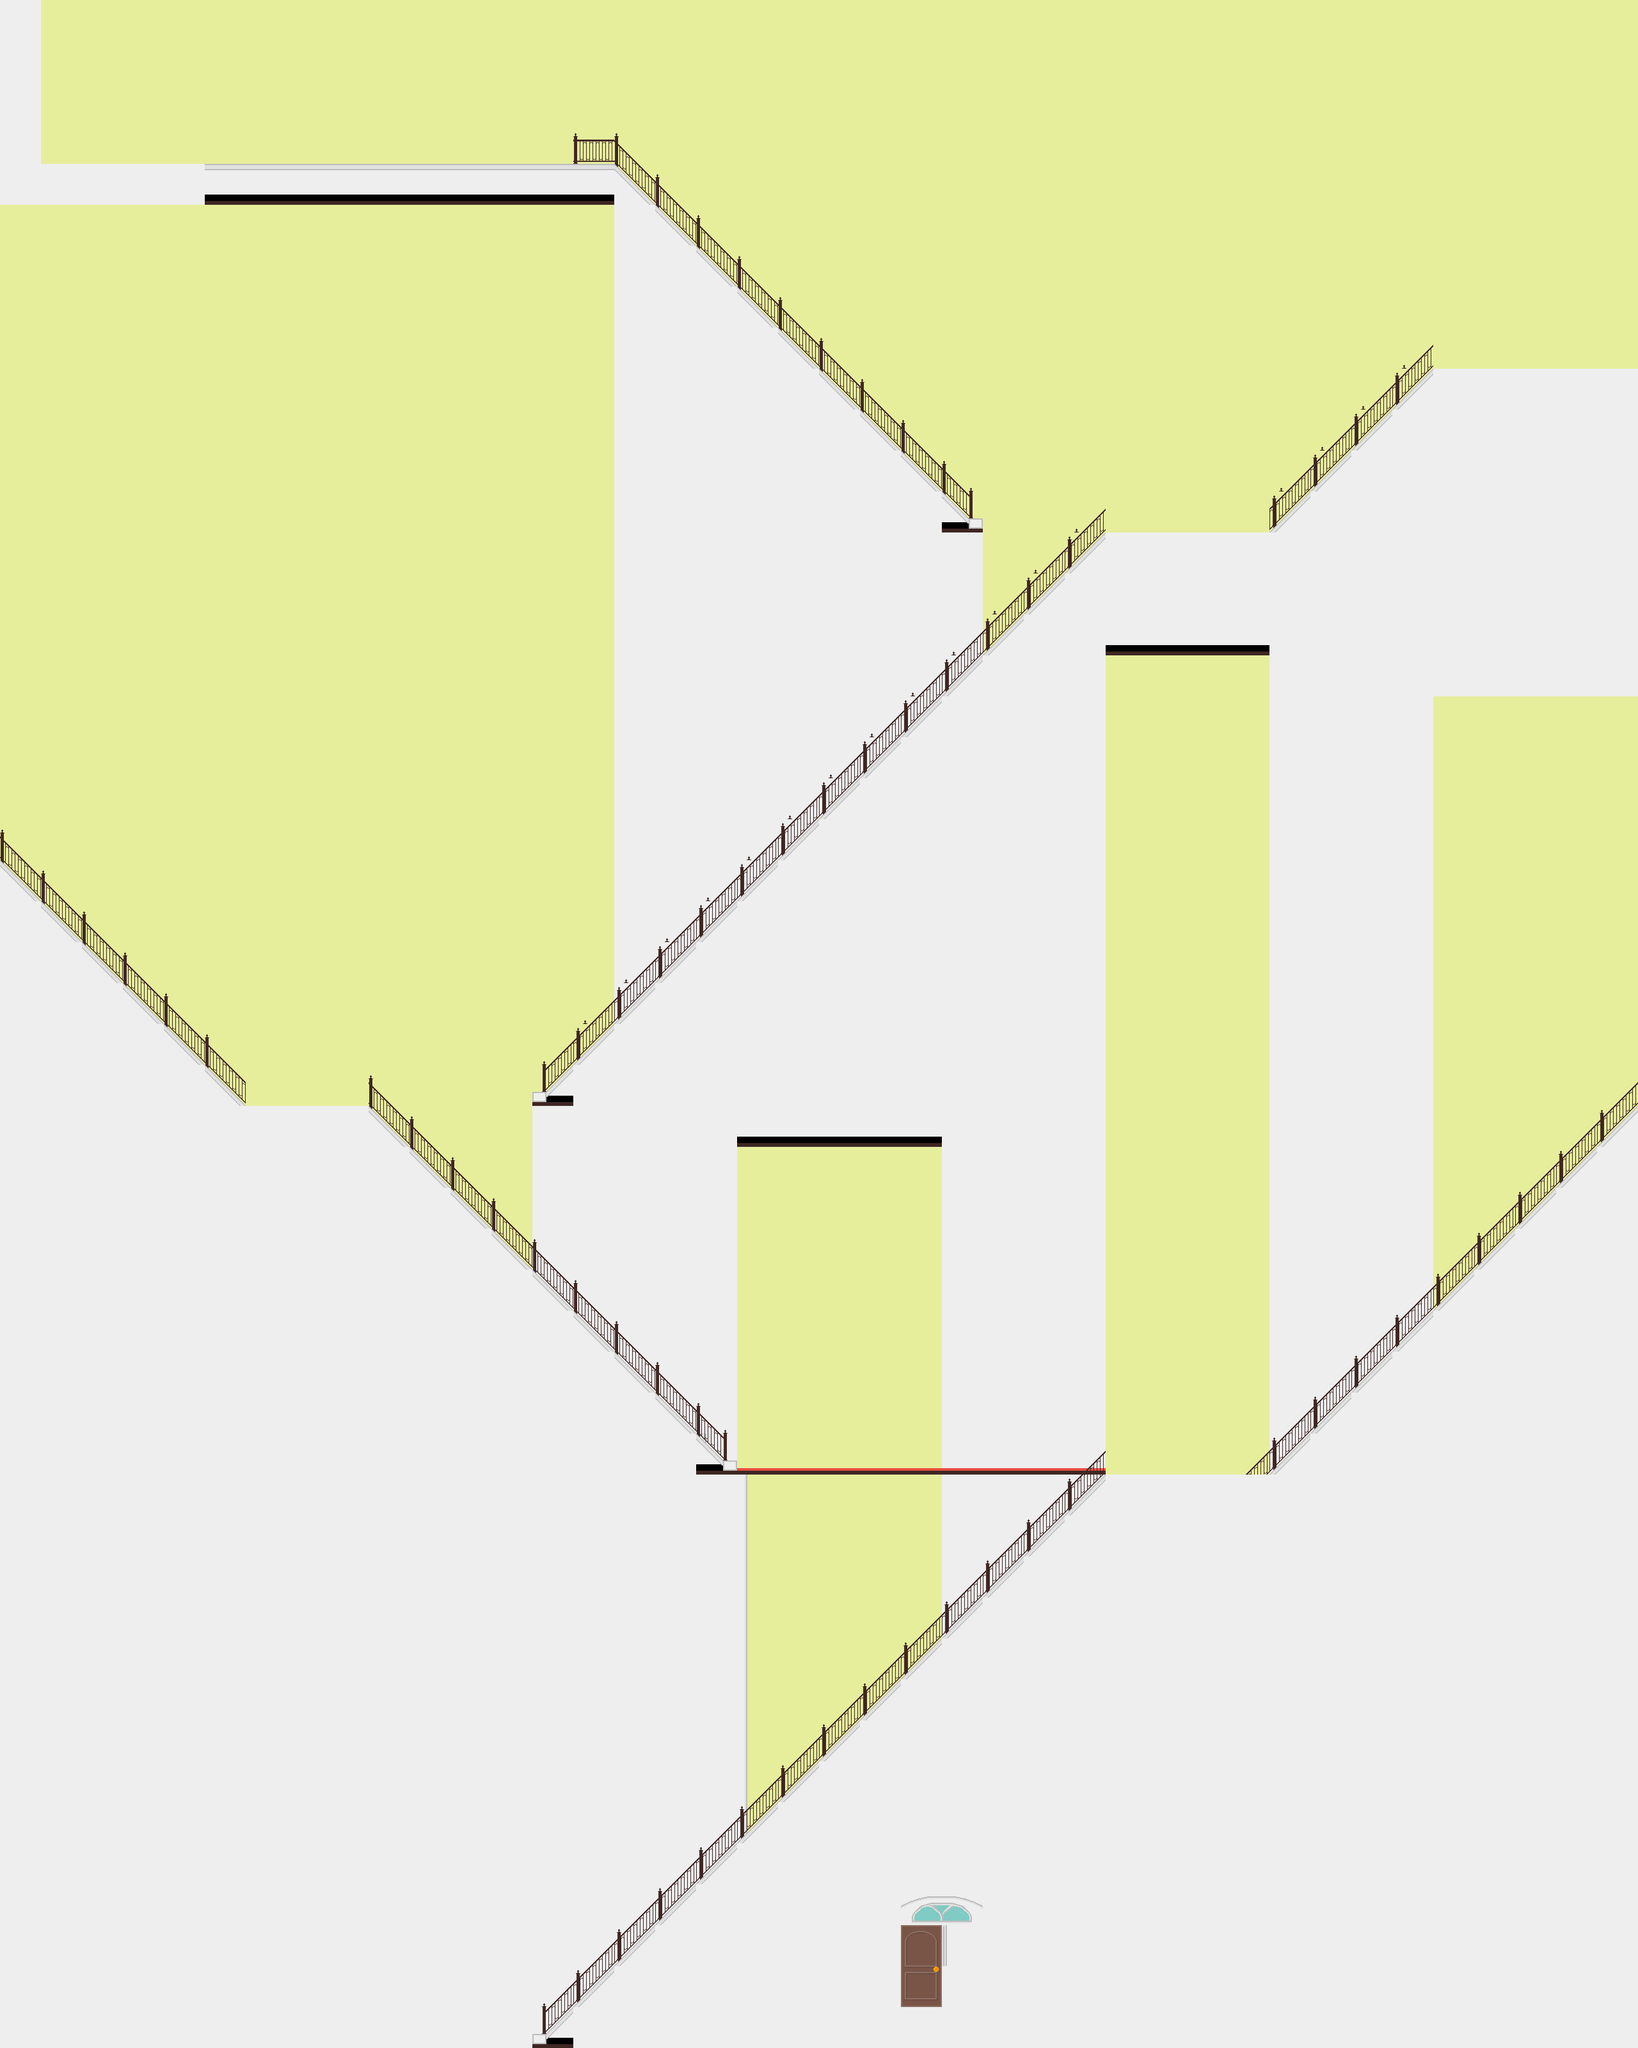

This game map was drawn from its Tiled (.tmx) file and the tilesets committed beside it. A one-line description and the trimmed map source follow:
An orthogonal 40x50 tile map with 64x64 px tiles, 4 tile layers (Tile Layer 4, Tile Layer 3, ForeGround, background), 2 tilesets and 22 objects (5x upOnly, 2x cutscene, thrower, right).

<map version="1.0" orientation="orthogonal" renderorder="right-down" width="40" height="50" tilewidth="64" tileheight="64" nextobjectid="66">
 <tileset firstgid="1" name="testtiles" tilewidth="64" tileheight="64" tilecount="100">
  <image source="../graphics/testtiles.png" width="640" height="640" />
 </tileset>
 <tileset firstgid="101" name="testtiles2" tilewidth="64" tileheight="64" tilecount="100">
  <image source="../graphics/testtiles2.png" width="640" height="640" />
 </tileset>
 <layer name="Tile Layer 4" width="40" height="50">
  <data>[2000 cells, 2000 non-empty, 1 distinct tile ids]</data>
 </layer>
 <layer name="Tile Layer 3" width="40" height="50">
  <data>[2000 cells, 373 non-empty, 2 distinct tile ids]</data>
 </layer>
 <layer name="ForeGround" width="40" height="50">
  <data>[2000 cells, 701 non-empty, 4 distinct tile ids]</data>
 </layer>
 <layer name="background" width="40" height="50">
  <data>[2000 cells, 1199 non-empty, 17 distinct tile ids]</data>
 </layer>
 <objectgroup name="col" visible="0">
  <object id="4" x="129.333" y="2878.67">
   <polyline points="0,0 -1.33333,305.333" />
  </object>
  <object id="19" type="upOnly" x="1216" y="2816">
   <polyline points="0,0 256,-256" />
  </object>
  <object id="21" type="upOnly" x="1472" y="2560">
   <polyline points="0,0 256,-256" />
  </object>
  <object id="22" type="upOnly" x="1984" y="2304">
   <polyline points="0,0 256,-256" />
  </object>
  <object id="29" x="1984" y="2304">
   <polyline points="0,0 -256,0" />
  </object>
  <object id="30" x="1152" y="2304">
   <polyline points="0,0 -576,-576 -768,-576 -1216,-1024" />
  </object>
  <object id="34" x="832" y="1728">
   <polyline points="0,0 896,-896 1152,-896 1408,-1152" />
  </object>
  <object id="35" x="1536" y="832">
   <polyline points="0,0 -576,-576 -1536,-576" />
  </object>
  <object id="44" x="128" y="2880">
   <polyline points="0,0 0,-1344" />
  </object>
  <object id="50" x="2240" y="2048">
   <polyline points="0,0 448,-448" />
  </object>
  <object id="52" x="2240" y="576">
   <polyline points="0,0 448,0" />
  </object>
  <object id="53" x="-64" y="1280">
   <polyline points="0,0 -64,0" />
  </object>
  <object id="54" x="1728" y="2304">
   <polyline points="0,0 0,832" />
  </object>
  <object id="56" x="1728" y="3136">
   <polyline points="0,0 -832,0" />
  </object>
  <object id="57" x="896" y="3136">
   <polyline points="0,0 -448,0 -512,0 -576,-64" />
  </object>
  <object id="58" x="320" y="3072">
   <polyline points="0,0 -192,0" />
  </object>
 </objectgroup>
 <objectgroup name="objects" visible="0">
  <object id="42" type="upOnly" x="1152" y="2304">
   <polyline points="0,0 256,0" />
  </object>
  <object id="43" type="thrower" gid="28" x="256" y="192" width="64" height="64">
   <properties>
    <property name="direction" value="1" />
   </properties>
  </object>
  <object id="55" type="upOnly" x="896" y="3136">
   <polyline points="0,0 328,-328" />
  </object>
  <object id="62" name="startBarrelRoom" type="cutscene" gid="24" x="1350" y="3090" width="64" height="64" />
  <object id="63" name="endBarrelRoom" type="cutscene" gid="24" x="908" y="224" width="64" height="64" />
 </objectgroup>
 <objectgroup name="doors" visible="0">
  <object id="6" name="right" gid="70" x="1472" y="3072" width="64" height="64" />
 </objectgroup>
</map>
